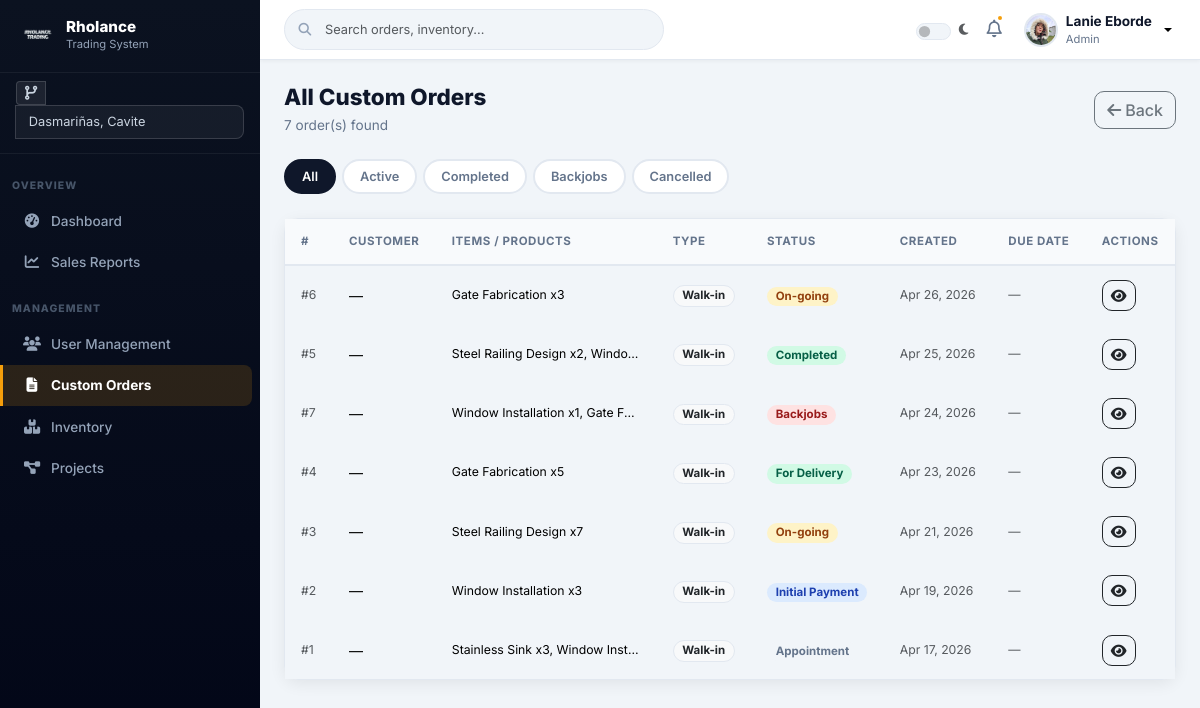
The app's page /orders/orders.php (signed in) with its own data.
### tables this page shows
CREATE TABLE `users` (
  `id` int(11) NOT NULL,
  `name` varchar(100) NOT NULL,
  `email` varchar(100) NOT NULL,
  `password` varchar(255) NOT NULL,
  `role` enum('admin','staff','welder','customer') NOT NULL,
  `branch_id` int(11) DEFAULT NULL,
  `status` enum('active','blocked','archived') DEFAULT 'active',
  `reset_token` varchar(255) DEFAULT NULL,
  `token_expiry` datetime DEFAULT NULL,
  `is_verified` tinyint(1) DEFAULT 0,
  `verification_code` varchar(6) DEFAULT NULL,
  `code_expiry` datetime DEFAULT NULL,
  `avatar` varchar(255) DEFAULT NULL
);

CREATE TABLE `custom_orders` (
  `id` int(11) NOT NULL,
  `customer_id` int(11) DEFAULT NULL,
  `branch_id` int(11) DEFAULT NULL,
  `material` varchar(100) DEFAULT NULL,
  `dimensions` varchar(100) DEFAULT NULL,
  `instructions` text DEFAULT NULL,
  `status` enum('Appointment','Initial Payment','On-going','For Delivery','Backjobs','Cancelled','Completed') DEFAULT 'Appointment',
  `estimated_completion` date DEFAULT NULL,
  `created_at` timestamp NOT NULL DEFAULT current_timestamp(),
  `reference_image` varchar(255) DEFAULT NULL,
  `appointment_date` date DEFAULT NULL,
  `user_id` int(11) DEFAULT NULL,
  `customer_name` varchar(255) DEFAULT NULL,
  `order_type` enum('walk-in','online') DEFAULT 'walk-in',
  `expected_date` date DEFAULT NULL,
  `image` varchar(255) DEFAULT NULL,
  `project_name` varchar(255) DEFAULT NULL,
  `category` varchar(100) DEFAULT NULL,
  `description` text DEFAULT NULL,
  `updated_at` timestamp NOT NULL DEFAULT current_timestamp() ON UPDATE current_timestamp()
);

### orders/orders.php (the view, shortened to what this page needs)
<?php
include '../config/database.php';
include '../includes/header.php';
include '../includes/sidebar.php';
$branch = $_SESSION['branch_id'];
$allowed = ['active','completed','cancelled','backjobs','Appointment','Initial Payment','On-going','For Delivery'];
$sf = $_GET['status'] ?? '';
if (!in_array($sf, $allowed)) $sf = '';
$where = match($sf) {
    'active'    => "AND o.status IN ('Appointment','Initial Payment','On-going','For Delivery')",
    'completed' => "AND o.status = 'Completed'",
    'cancelled' => "AND o.status = 'Cancelled'",
    'backjobs'  => "AND o.status = 'Backjobs'",
    default     => ''
};
$limit  = 10;
$page   = max(1, (int)($_GET['page'] ?? 1));
$offset = ($page - 1) * $limit;
$totalOrders = $conn->query("SELECT COUNT(DISTINCT o.id) total FROM custom_orders o WHERE o.branch_id=$branch $where")->fetch_assoc()['total'];
$orders = $conn->query("
    SELECT o.id, o.status, o.order_type, o.customer_name, o.created_at, o.expected_date,
           u.name staff_name,
           GROUP_CONCAT(CONCAT(i.name,' x',oi2.qty) SEPARATOR ', ') products
    FROM custom_orders o
    LEFT JOIN users u ON u.id = o.user_id
    LEFT JOIN (SELECT order_id,item_id,SUM(quantity) qty FROM order_items GROUP BY order_id,item_id) oi2 ON oi2.order_id=o.id
    LEFT JOIN items i ON i.id=oi2.item_id
    WHERE o.branch_id=$branch $where
    GROUP BY o.id ORDER BY o.created_at DESC
    LIMIT $limit OFFSET $offset
");
$pageTitle = match($sf) { 'active'=>'Active Orders', 'completed'=>'Completed Orders', 'cancelled'=>'Cancelled Orders', 'backjobs'=>'Backjobs', default=>'All Custom Orders' };
?>
<div class="rh-main">
    <div class="rh-page-header d-flex align-items-center justify-content-between flex-wrap gap-2">
        <div>
            <h1><?= $pageTitle ?></h1>
            <p><?= $totalOrders ?> order(s) found</p>
        </div>
        <button class="btn btn-outline-secondary" onclick="history.back()">
            <i class="fas fa-arrow-left me-1"></i>Back
        </button>
    </div>
    <div class="rh-tabs mb-4">
        <a href="?status=" class="rh-tab <?= $sf===''?'active':'' ?>">All</a>
        <a href="?status=active" class="rh-tab <?= $sf==='active'?'active':'' ?>">Active</a>
        <a href="?status=completed" class="rh-tab <?= $sf==='completed'?'active':'' ?>">Completed</a>
        <a href="?status=backjobs" class="rh-tab <?= $sf==='backjobs'?'active':'' ?>">Backjobs</a>
        <a href="?status=cancelled" class="rh-tab <?= $sf==='cancelled'?'active':'' ?>">Cancelled</a>
    </div>
    <div class="card">
        <div class="table-responsive">
            <table class="table table-hover mb-0">
                <thead>
                    <tr>
                        <th>#</th>
                        <th>Customer</th>
                        <th>Items / Products</th>
                        <th>Type</th>
                        <th>Status</th>
                        <th>Created</th>
                        <th>Due Date</th>
                        <th>Actions</th>
                    </tr>
                </thead>
                <tbody>
                <?php if ($orders && $orders->num_rows > 0): ?>
                    <?php while ($o = $orders->fetch_assoc()):
                        $cls = 'badge-'.strtolower(str_replace([' ','/'],'-',$o['status']));
                    ?>
                    <tr>
                        <td class="text-muted small">#<?= $o['id'] ?></td>
                        <td>
                            <div class="fw-700"><?= htmlspecialchars($o['customer_name'] ?? '—') ?></div>
                        </td>
                        <td style="max-width:220px;">
                            <div class="text-truncate small" title="<?= htmlspecialchars($o['products'] ?? '') ?>">
                                <?= htmlspecialchars($o['products'] ?? 'No items') ?>
                            </div>
                        </td>
                        <td>
                            <span class="badge bg-light text-dark border"><?= ucfirst($o['order_type'] ?? '—') ?></span>
                        </td>
                        <td>
                            <span class="badge <?= $cls ?>"><?= $o['status'] ?></span>
                        </td>
                        <td class="small text-muted">
                            <?= $o['created_at'] ? date('M d, Y', strtotime($o['created_at'])) : '—' ?>
                        </td>
                        <td class="small text-muted">
                            <?= !empty($o['expected_date']) ? date('M d, Y', strtotime($o['expected_date'])) : '—' ?>
                        </td>
                        <td>
                            <div class="d-flex gap-1">
                                <a href="view_order.php?id=<?= $o['id'] ?>" class="btn btn-sm btn-outline-dark">
                                    <i class="fas fa-eye"></i>
                                </a>
                            </div>
                        </td>
                    </tr>
                    <?php endwhile; ?>
                <?php endif; ?>
                </tbody>
            </table>
        </div>
    </div>
</div>
</body></html>

### includes/header.php (shortened to what this page needs)
<?php
include __DIR__ . '/../config/database.php';
$user_id  = $_SESSION['user_id'] ?? 0;
$userName = $_SESSION['name']    ?? 'User';
$userRole = ucfirst($_SESSION['role'] ?? 'Guest');
$avatar   = '';
if ($user_id && isset($conn)) {
    $stmt = $conn->prepare("SELECT avatar FROM users WHERE id=?");
    $stmt->bind_param("i", $user_id);
    $stmt->execute();
    $res = $stmt->get_result();
    if ($row = $res->fetch_assoc()) $avatar = $row['avatar'] ?? '';
}
?>
<!DOCTYPE html>
<html lang="en" data-bs-theme="light">
<head>
    <link rel="stylesheet" href="https://cdn.jsdelivr.net/npm/bootstrap@5.3.3/dist/css/bootstrap.min.css">
    <link rel="stylesheet" href="https://cdnjs.cloudflare.com/ajax/libs/font-awesome/6.5.1/css/all.min.css">
    <link rel="stylesheet" href="<?= BASE_URL ?>assets/css/custom.css">
</head>
<body class="admin">
<header class="rh-topbar">
    <div class="rh-topbar-search">
        <input type="text" class="form-control" id="liveSearch"
               placeholder="Search orders, inventory..." autocomplete="off">
    </div>
    <div class="rh-topbar-right">
        <div class="form-check form-switch mb-0 d-flex align-items-center gap-2">
            <input class="form-check-input" type="checkbox" id="darkModeToggle"
                   style="width:2.2em;height:1.1em;cursor:pointer;">
            <label class="form-check-label text-muted" for="darkModeToggle" style="font-size:.8rem;">
                <i class="fas fa-moon"></i>
            </label>
        </div>
        <button class="rh-notif-btn">
            <i class="far fa-bell"></i>
            <span class="rh-notif-dot"></span>
        </button>
        <div class="dropdown">
            <button class="rh-user-btn dropdown-toggle" id="userMenuBtn"
                    data-bs-toggle="dropdown" aria-expanded="false"
                    style="--bs-btn-focus-shadow-rgb:none;">
                <div class="rh-avatar">
                    <?php if (!empty($avatar)): ?>
                        <img src="<?= BASE_URL ?>uploads/<?= htmlspecialchars($avatar) ?>" alt="Avatar">
                    <?php else: ?>
                        <?= strtoupper(substr($userName, 0, 1)) ?>
                    <?php endif; ?>
                </div>
                <div class="text-start d-none d-md-block">
                    <div class="rh-user-name"><?= htmlspecialchars($userName) ?></div>
                    <div class="rh-user-role"><?= htmlspecialchars($userRole) ?></div>
                </div>
            </button>
        </div>
    </div>
</header>

### records on screen
users: avatar (picture)
custom_orders: id "6", customer_name "—", products "Gate Fabrication x3", order_type "Walk-in", status "On-going", created_at "Apr 26, 2026"
custom_orders: id "5", customer_name "—", products "Steel Railing Design x2, Windo…", order_type "Walk-in", status "Completed", created_at "Apr 25, 2026"
custom_orders: id "7", customer_name "—", products "Window Installation x1, Gate F…", order_type "Walk-in", status "Backjobs", created_at "Apr 24, 2026"
custom_orders: id "4", customer_name "—", products "Gate Fabrication x5", order_type "Walk-in", status "For Delivery", created_at "Apr 23, 2026"
custom_orders: id "3", customer_name "—", products "Steel Railing Design x7", order_type "Walk-in", status "On-going", created_at "Apr 21, 2026"
custom_orders: id "2", customer_name "—", products "Window Installation x3", order_type "Walk-in", status "Initial Payment", created_at "Apr 19, 2026"
custom_orders: id "1", customer_name "—", products "Stainless Sink x3, Window Inst…", order_type "Walk-in", status "Appointment", created_at "Apr 17, 2026"

### other values on screen
$userName "Lanie Eborde"
$userRole "Admin"
$label "Dashboard Sales Reports User Management Custom Orders Inventory Projects"
$pageTitle "All Custom Orders"
$totalOrders "7"
